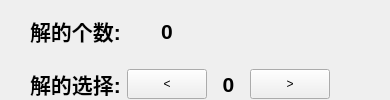
         <widget class="QWidget" name="tab">
          <attribute name="title">
           <string>回溯法 (DFS)</string>
          </attribute>
          <layout class="QGridLayout" name="gridLayout_7">
           <property name="leftMargin">
            <number>30</number>
           </property>
           <property name="topMargin">
            <number>0</number>
           </property>
           <property name="rightMargin">
            <number>20</number>
           </property>
           <property name="bottomMargin">
            <number>0</number>
           </property>
           <item row="0" column="4" rowspan="2">
            <widget class="QWidget" name="widget_4" native="true">
             <property name="minimumSize">
              <size>
               <width>300</width>
               <height>0</height>
              </size>
             </property>
             <property name="maximumSize">
              <size>
               <width>300</width>
               <height>16777215</height>
              </size>
             </property>
             <layout class="QGridLayout" name="gridLayout_8">
              <property name="leftMargin">
               <number>0</number>
              </property>
              <property name="topMargin">
               <number>0</number>
              </property>
              <property name="rightMargin">
               <number>0</number>
              </property>
              <property name="bottomMargin">
               <number>0</number>
              </property>
              <item row="0" column="0">
               <layout class="QGridLayout" name="gridLayout_6">
                <item row="1" column="1">
                 <widget class="QPushButton" name="pushButton_3">
                  <property name="minimumSize">
                   <size>
                    <width>0</width>
                    <height>30</height>
                   </size>
                  </property>
                  <property name="text">
                   <string>&lt;</string>
                  </property>
                 </widget>
                </item>
                <item row="1" column="3">
                 <widget class="QPushButton" name="pushButton">
                  <property name="minimumSize">
                   <size>
                    <width>0</width>
                    <height>30</height>
                   </size>
                  </property>
                  <property name="text">
                   <string>&gt;</string>
                  </property>
                 </widget>
                </item>
                <item row="0" column="0">
                 <widget class="QLabel" name="label_3">
                  <property name="font">
                   <font>
                    <pointsize>16</pointsize>
                    <weight>75</weight>
                    <bold>true</bold>
                   </font>
                  </property>
                  <property name="text">
                   <string>解的个数:</string>
                  </property>
                 </widget>
                </item>
                <item row="1" column="2">
                 <widget class="QLabel" name="label_it">
                  <property name="font">
                   <font>
                    <pointsize>16</pointsize>
                    <weight>75</weight>
                    <bold>true</bold>
                   </font>
                  </property>
                  <property name="text">
                   <string>0</string>
                  </property>
                  <property name="alignment">
                   <set>Qt::AlignCenter</set>
                  </property>
                 </widget>
                </item>
                <item row="0" column="1">
                 <widget class="QLabel" name="label_n">
                  <property name="font">
                   <font>
                    <pointsize>16</pointsize>
                    <weight>75</weight>
                    <bold>true</bold>
                   </font>
                  </property>
                  <property name="text">
                   <string>0</string>
                  </property>
                  <property name="alignment">
                   <set>Qt::AlignCenter</set>
                  </property>
                 </widget>
                </item>
                <item row="1" column="0">
                 <widget class="QLabel" name="label_5">
                  <property name="font">
                   <font>
                    <pointsize>16</pointsize>
                    <weight>75</weight>
                    <bold>true</bold>
                   </font>
                  </property>
                  <property name="text">
                   <string>解的选择:</string>
                  </property>
                 </widget>
                </item>
               </layout>
              </item>
             </layout>
            </widget>
           </item>
           <item row="0" column="5" rowspan="2">
            <spacer name="horizontalSpacer">
             <property name="orientation">
              <enum>Qt::Horizontal</enum>
             </property>
             <property name="sizeHint" stdset="0">
              <size>
               <width>40</width>
               <height>20</height>
              </size>
             </property>
            </spacer>
           </item>
          </layout>
         </widget>
